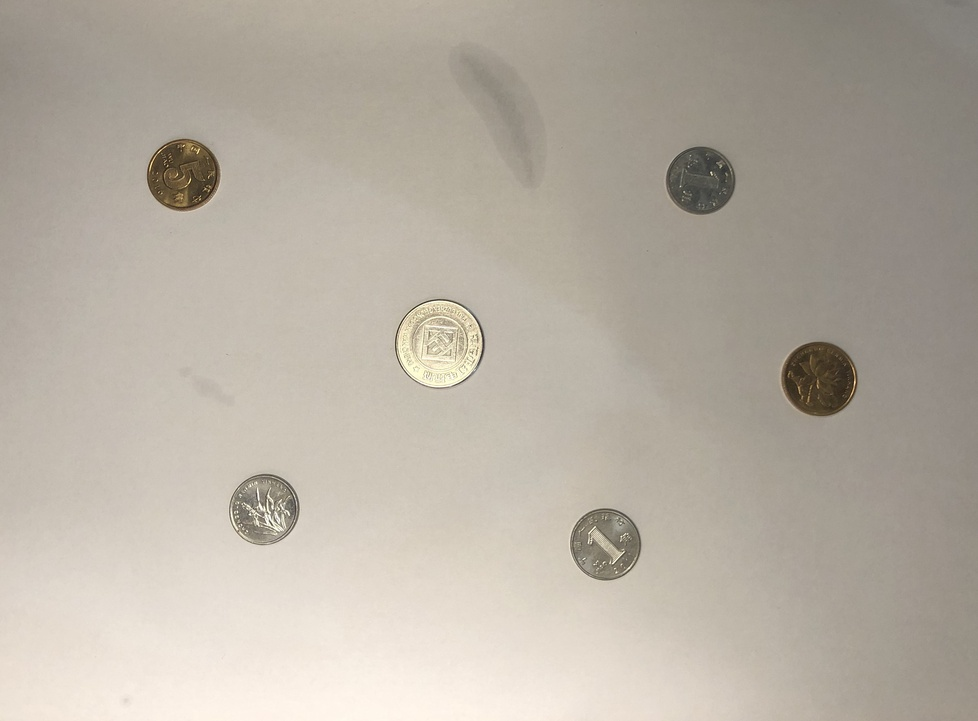
#> input picture cv_undergraduate/my/hw1/CircleDetection/picture_source/picture.jpg, 978 x 721 px, shrunk from 3457 x 2549 before the run
$ python main.py   (older library calls are emulated)
#> lines starting #> are read from the running program, lines starting #| are printed output that depends on the picture
#> in load_img, img is the input picture: shape (721, 978, 3); mean B, G, R 162.8, 174.4, 182.2
### cv_undergraduate/my/hw1/CircleDetection/my_canny.py
'''

'''
import cv2
import numpy as np


class Canny:

    def __init__(self, Guassian_kernal_size, img, HT_high_threshold, HT_low_threshold):
        '''
        :param Guassian_kernal_size: 高斯滤波器尺寸
        :param img: 输入的图片，在算法过程中改变
        :param HT_high_threshold: 滞后阈值法中的高阈值
        :param HT_low_threshold: 滞后阈值法中的低阈值
        '''
#> called with Guassian_kernal_size = 3, HT_high_threshold = 45, HT_low_threshold = 25
        self.Guassian_kernal_size = Guassian_kernal_size
        self.img = img
        self.y, self.x = img.shape[0:2]
#> self.y = 360; self.x = 489
        self.angle = np.zeros([self.y, self.x])
        self.tan = None
        self.img_gradient = None
        self.x_kernal = np.array([[-1, 1]])
        self.y_kernal = np.array([[-1], [1]])
        self.HT_high_threshold = HT_high_threshold
        self.HT_low_threshold = HT_low_threshold

    def Get_gradient_img(self):
        '''
        计算梯度图和梯度方向矩阵。
        :return: 生成的梯度图
        '''
        print('Get_gradient_img')
        # ------------- write your code bellow ----------------

        img_h, img_w = self.img.shape[0:2]
#> img_h = 360; img_w = 489
        # 使用卷积运算计算导数
        gradient_horizontal_arr = np.zeros([img_h, img_w], dtype=np.float)
        gradient_vertical_arr = np.zeros([img_h, img_w], dtype=np.float)

        new_img_x = np.zeros([self.y, self.x], dtype=np.float)
        new_img_y = np.zeros([self.y, self.x], dtype=np.float)
        for row in range(img_h):
            for col in range(img_w):
                if col != img_w - 1:
                    # 横向 当前点=右值-左值
                    gradient_horizontal_arr[row][col] = int(self.img[row][col + 1]) - int(self.img[row][col])
                    # 这里一定要用int强转，不然是无符号数运算，出来还是无符号数，-1会变成255
                else:
                    # 若到最右侧边界，直接使用他左边的导数
                    gradient_horizontal_arr[row][col] = gradient_horizontal_arr[row][col - 1]

                if row != img_h - 1:
                    # 纵向 当前点=下值-上值
                    gradient_vertical_arr[row][col] = int(self.img[row + 1][col]) - int(self.img[row][col])
                else:
                    # 若到最下侧边界，直接使用他左边的导数
                    gradient_vertical_arr[row][col] = gradient_vertical_arr[row - 1][col]
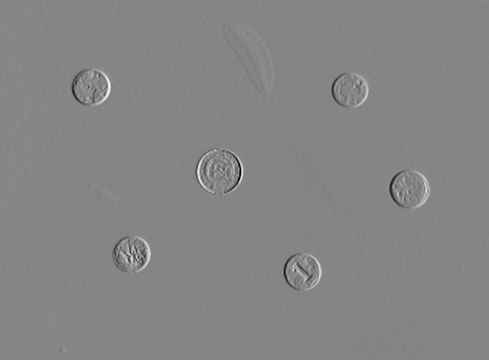
#> gradient_horizontal_arr: shape (360, 489) float64; min -52, max 47, mean -0.1; drawn with min black and max white
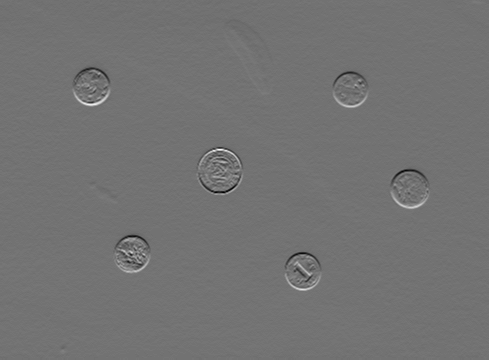
#> gradient_vertical_arr: shape (360, 489) float64; min -44, max 54, mean 0.2; drawn with min black and max white

                # [17 lines of commented-out code are left out]
        gradient_magnitude, self.angle = cv2.cartToPolar(gradient_horizontal_arr, gradient_vertical_arr)
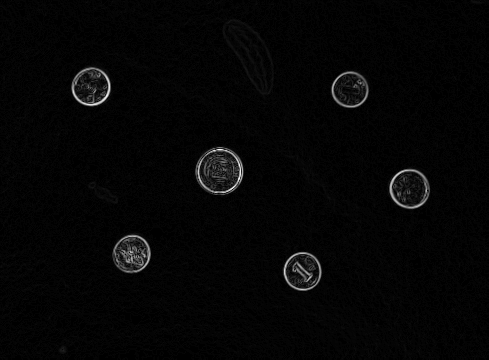
#> gradient_magnitude: shape (360, 489) float64; min 0, max 54.15, mean 1.2; drawn with min black and max white
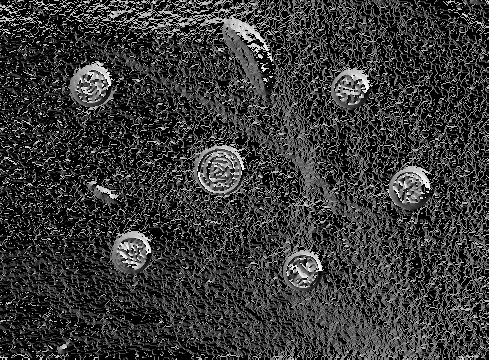
#> self.angle: shape (360, 489) float64; min 0, max 6.26, mean 1.4; drawn with min black and max white

        # self._show_img(gradient_magnitude.astype(np.uint8))

        # 这里好坑，复制官方的过来没注意，导致后面理解不了为什么angle>1来判断，把1理解成了弧度，这里其实又转成了tan
        # self.angle = np.tan(self.angle)

        # 我把变量名改成了tan
        self.tan = np.tan(self.angle)
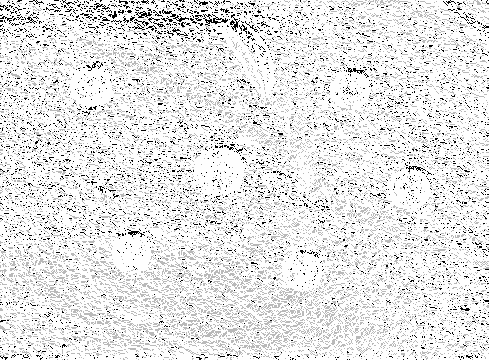
#> self.tan: shape (360, 489) float64; min -83858283, max 54.01, mean -8610673.2; drawn with min black and max white
        self.img = gradient_magnitude.astype(np.uint8)
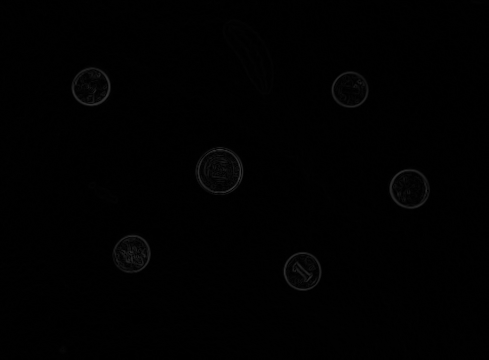
#> self.img: shape (360, 489); min 0, max 54, mean 1.1
        # self._show_img(self.img)
        # exit(0)
        # ------------- write your code above ----------------
        return self.img

    def Non_maximum_suppression(self):
        '''
        对生成的梯度图进行非极大化抑制，将tan值的大小与正负结合，确定离散中梯度的方向。
        :return: 生成的非极大化抑制结果图
        '''
        print('Non_maximum_suppression')

        """
        非极大值抑制， 就是把粗边变细边，如果这边很粗，从两侧往中间从浅到深，我们取中间最深的点
        """
        # ------------- write your code below ----------------
        result = np.zeros([self.y, self.x])

        # i = row
        # j = col
        for i in range(1, self.y - 1):
            for j in range(1, self.x - 1):
                if abs(self.img[i][j]) <= 4:
                    # 灰度小于4的，直接清0
                    result[i][j] = 0
                    continue

                if abs(self.tan[i][j]) > 1:

                    gradient2 = self.img[i - 1][j]
                    gradient4 = self.img[i + 1][j]

                    # 这里官方参考代码也不对吧， 这种排布是tan<0的情况，我这里改了
                    # g1 g2
                    #    C
                    #    g4 g3
                    if self.tan[i][j] < 0:
                        gradient1 = self.img[i - 1][j - 1]
                        gradient3 = self.img[i + 1][j + 1]


                    #    g2 g1
                    #    C
                    # g3 g4
                    else:
                        gradient1 = self.img[i - 1][j + 1]
                        gradient3 = self.img[i + 1][j - 1]

                    # 这里改成倒数
                    temp1 = abs(1 / self.tan[i][j]) * gradient2 + (1 - 1 / abs(self.tan[i][j])) * gradient1
                    temp2 = abs(1 / self.tan[i][j]) * gradient4 + (1 - 1 / abs(self.tan[i][j])) * gradient3

                else:
                    gradient2 = self.img[i][j - 1]
                    gradient4 = self.img[i][j + 1]
                    # g1
                    # g2 C g4
                    #      g3
                    if self.tan[i][j] < 0:
                        gradient1 = self.img[i - 1][j - 1]
                        gradient3 = self.img[i + 1][j + 1]
                    #      g3
                    # g2 C g4
                    # g1
                    else:
                        gradient3 = self.img[i - 1][j + 1]
                        gradient1 = self.img[i + 1][j - 1]

                    temp1 = abs(self.tan[i][j]) * gradient4 + (1 - abs(self.tan[i][j])) * gradient3
                    temp2 = abs(self.tan[i][j]) * gradient2 + (1 - abs(self.tan[i][j])) * gradient1

                # 这个官方代码，个人认为不对，应该是tan的倒数，我笔记中有详细说明
                # 从上面的ifelse的代码，可以看到，abs(self.tan[i][j])存在大于1的情况，那下面(1 - abs(self.tan[i][j]))，那明显就不对了
                # 应该像上面那样，讨论>1 <1的情况
                # temp1 = abs(self.tan[i][j]) * gradient1 + (1 - abs(self.tan[i][j])) * gradient2
                # temp2 = abs(self.tan[i][j]) * gradient3 + (1 - abs(self.tan[i][j])) * gradient4

                if self.img[i][j] >= temp1 and self.img[i][j] >= temp2:
                    result[i][j] = self.img[i][j]
                else:
                    result[i][j] = 0
        self.img = result
        # self._show_img(result)
        # exit(0)
        # ------------- write your code above ----------------
        return self.img

    def Hysteresis_thresholding(self):
        '''
        对生成的非极大化抑制结果图进行滞后阈值法，用强边延伸弱边，这里的延伸方向为梯度的垂直方向，
        将比低阈值大比高阈值小的点置为高阈值大小，方向在离散点上的确定与非极大化抑制相似。
        :return: 滞后阈值法结果图
        '''
        print('Hysteresis_thresholding')
        # ------------- write your code bellow ----------------
        for i in range(1, self.y - 1):
            for j in range(1, self.x - 1):
                # 这里img是NMS后的结果
                # 遍历每个点，若大于高阈值，则进行处理，否则不需要
                if self.img[i][j] >= self.HT_high_threshold:
                    # 因为NMS会抑制掉一些细边，我们要把他们找回来
                    # 遍历每个被NMS后的点，若这个点大于高阈值，就看他周围的点（看周围的被NMS抑制前的强度图上的点）
                    # 若周围点大于低阈值，则把他恢复回去，值就填高阈值

                    if abs(self.tan[i][j]) < 1:
                        # 处理 g2 和 g4
                        if self.img_gradient[i - 1][j] > self.HT_low_threshold:
                            self.img[i - 1][j] = self.HT_high_threshold
                        if self.img_gradient[i + 1][j] > self.HT_low_threshold:
                            self.img[i + 1][j] = self.HT_high_threshold
                        # g1 g2
                        #    C
                        #    g4 g3
                        if self.tan[i][j] < 0:
                            # 处理g1
                            if self.img_gradient[i - 1][j - 1] > self.HT_low_threshold:
                                self.img[i - 1][j - 1] = self.HT_high_threshold

                            # 处理g3
                            if self.img_gradient[i + 1][j + 1] > self.HT_low_threshold:
                                self.img[i + 1][j + 1] = self.HT_high_threshold
                        #    g2 g1
                        #    C
                        # g3 g4
                        else:
                            # 处理g1
                            if self.img_gradient[i - 1][j + 1] > self.HT_low_threshold:
                                self.img[i - 1][j + 1] = self.HT_high_threshold
                            # 处理g3
                            if self.img_gradient[i + 1][j - 1] > self.HT_low_threshold:
                                self.img[i + 1][j - 1] = self.HT_high_threshold
                    else:
                        if self.img_gradient[i][j - 1] > self.HT_low_threshold:
                            self.img[i][j - 1] = self.HT_high_threshold
                        if self.img_gradient[i][j + 1] > self.HT_low_threshold:
                            self.img[i][j + 1] = self.HT_high_threshold
                        # g1
                        # g2 C g4
                        #      g3
                        if self.tan[i][j] < 0:
                            if self.img_gradient[i - 1][j - 1] > self.HT_low_threshold:
                                self.img[i - 1][j - 1] = self.HT_high_threshold
                            if self.img_gradient[i + 1][j + 1] > self.HT_low_threshold:
                                self.img[i + 1][j + 1] = self.HT_high_threshold
                        #      g3
                        # g2 C g4
                        # g1
                        else:
                            if self.img_gradient[i - 1][j + 1] > self.HT_low_threshold:
                                self.img[i + 1][j - 1] = self.HT_high_threshold
                            if self.img_gradient[i + 1][j - 1] > self.HT_low_threshold:
                                self.img[i + 1][j - 1] = self.HT_high_threshold
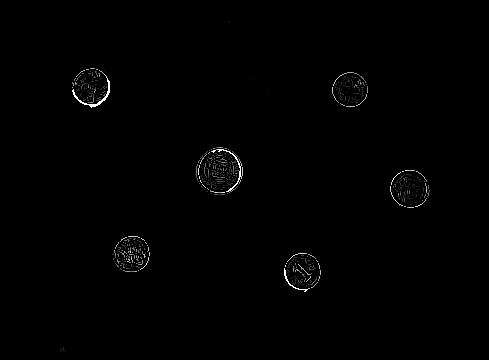
#> self.img: shape (360, 489) float64; min 0, max 45, mean 0.3; drawn with min black and max white
        # ------------- write your code above ----------------
        # self._show_img(self.img)
        # exit(0)
        return self.img

    def canny_algorithm(self):
        '''
        按照顺序和步骤调用以上所有成员函数。
        :return: Canny 算法的结果
        '''

        # 先去一次噪
        self.img = cv2.GaussianBlur(self.img, (self.Guassian_kernal_size, self.Guassian_kernal_size), 0)
        # self._show_img(img)

        # 返回梯度强度图
        self.Get_gradient_img()
        # 备份一下梯度强度结果
        self.img_gradient = self.img.copy()
        self.Non_maximum_suppression()
        self.Hysteresis_thresholding()
        return self.img

    # [14 lines left out: function _show_img, not called in this run]


# [6 lines that do not run on import are left out]

### cv_undergraduate/my/hw1/CircleDetection/my_hough.py
'''

'''

import numpy as np
import math


class Hough_transform:
    def __init__(self, img, tan, step=5, threshold=135):
        '''

        :param img: 输入的图像
        :param angle: 输入的梯度方向矩阵
        :param step: Hough 变换步长大小
        :param threshold: 筛选单元的阈值
        '''
#> called with step = 6, threshold = 95
        self.img = img
        self.tan = tan
        self.y, self.x = img.shape[0:2]
        self.radius = math.ceil(math.sqrt(self.y ** 2 + self.x ** 2))
#> self.radius = 608
        self.step_x = step  # x的步进长度

        # 投票存放的矩阵
        self.vote_matrix = np.zeros(
            [math.ceil(self.y / self.step_x), math.ceil(self.x / self.step_x), math.ceil(self.radius / self.step_x)])
        self.threshold = threshold
        self.circles = []

    def Hough_transform_algorithm(self):
        '''
        按照 x,y,radius 建立三维空间，根据图片中边上的点沿梯度方向对空间中的所有单
        元进行投票。每个点投出来结果为一折线。
        :return:  投票矩阵
        '''
        print('Hough_transform_algorithm')
        # ------------- write your code bellow ----------------

        img = self.img

        for row in range(1, self.y - 1):
            for col in range(1, self.x - 1):
                # 若有强度
                if img[row][col] > 0:
                    # 穷举这个点梯度方向上（2方向）所有的r对应的像素点坐标，给他们投票

                    # 第一个方向
                    y = row
                    x = col
                    r = 0
                    while y < self.y and x < self.x and y >= 0 and x >= 0:
                        self.vote_matrix[math.floor(y / self.step_x)][math.floor(x / self.step_x)][
                            math.floor(r / self.step_x)] += 1
                        y = y + self.step_x * self.tan[row][col]
                        x = x + self.step_x
                        r = r + math.sqrt((self.step_x * self.tan[row][col]) ** 2 + self.step_x ** 2)

                    # 第二个方向
                    y = row - self.step_x * self.tan[row][col]
                    x = col - self.step_x
                    r = math.sqrt((self.step_x * self.tan[row][col]) ** 2 + self.step_x ** 2)
                    while y < self.y and x < self.x and y >= 0 and x >= 0:
                        self.vote_matrix[math.floor(y / self.step_x)][math.floor(x / self.step_x)][
                            math.floor(r / self.step_x)] += 1
                        y = y - self.step_x * self.tan[row][col]
                        x = x - self.step_x
                        r = r + math.sqrt((self.step_x * self.tan[row][col]) ** 2 + self.step_x ** 2)
        # ------------- write your code above ----------------
        return self.vote_matrix

    def Select_Circle(self):
        '''
        按照阈值从投票矩阵中筛选出合适的圆，并作极大化抑制。
        :return: None
        '''
        print('Select_Circle')
        # ------------- write your code bellow ----------------
        # 选出大于阈值的圆
        houxuanyuan = []
        for i in range(0, math.ceil(self.y / self.step_x)):
            for j in range(0, math.ceil(self.x / self.step_x)):
                for r in range(0, math.ceil(self.radius / self.step_x)):
                    if self.vote_matrix[i][j][r] >= self.threshold:
                        y = i * self.step_x + self.step_x / 2
                        x = j * self.step_x + self.step_x / 2
                        r = r * self.step_x + self.step_x / 2
                        houxuanyuan.append((math.ceil(x), math.ceil(y), math.ceil(r)))
#> after the loop, houxuanyuan = []; r = 101
        if len(houxuanyuan) == 0:
            print("No Circle in this threshold.")
            return

        # 现在要做个分组，把圆心相近的圆，凑到一起做一个均值
        # 这里官方代码用循环实现的不太容易理解，我改成了分组的形式
        groups = []
        for circle in houxuanyuan:
            found = False
            for group in groups:
                # 每次取组内均值
                means = np.array(group).mean(axis=0)
                if abs(circle[0] - means[0]) <= 20 and abs(circle[1] - means[1]) <= 20:
                    # 阈值小于20，认为是同一组
                    group.append(circle)
                    found = True

            if found is not True:
                group = []
                group.append(circle)
                groups.append(group)

        for group in groups:
            self.circles.append(np.array(group).mean(axis=0))


        for circle_result in self.circles:
            print("Circle core: (%f, %f)  Radius: %f" % (circle_result[0], circle_result[1], circle_result[2]))

        # ------------- write your code above ----------------

    def Calculate(self):
        '''
        按照算法顺序调用以上成员函数
        :return: 圆形拟合结果图，圆的坐标及半径集合
        '''
        self.Hough_transform_algorithm()
        self.Select_Circle()
        return self.circles

### cv_undergraduate/my/hw1/CircleDetection/main.py
import os

import cv2
import math
from my_hough import Hough_transform
from my_canny import Canny

# np.set_printoptions(threshold=np.inf)
Path = "picture_source/picture.jpg"
Save_Path = "picture_result/"
Reduced_ratio = 2
Guassian_kernal_size = 3
HT_high_threshold = 45
HT_low_threshold = 25
Hough_transform_step = 6
Hough_transform_threshold = 95

# 创建文件夹
folder = os.path.exists(Save_Path)
if not folder:  # 判断是否存在文件夹如果不存在则创建为文件夹
    os.makedirs(Save_Path)


def show_img(img):
    """
    show this img
    :param img:
    :return:
    """

    # I am trying to scale the window while maintaining the img ratio
    # by using the flag (cv2.WINDOW_NORMAL | cv2.WINDOW_KEEPRATIO)
    # , but failed.
    cv2.namedWindow('image', cv2.WINDOW_NORMAL | cv2.WINDOW_KEEPRATIO)
    cv2.imshow('image', img)
    cv2.waitKey(0)
    cv2.destroyAllWindows()


def load_img(isGray):
    img = cv2.imread(Path, cv2.IMREAD_GRAYSCALE) if isGray else cv2.imread(Path)
    # 获得图片宽高
    h, w = img.shape[0:2]
    # 缩小图片
    h_small = int(h / Reduced_ratio)
    w_small = int(w / Reduced_ratio)
    img = cv2.resize(img, (w_small, h_small))
    return img


if __name__ == '__main__':

    img_gray = load_img(True)
    img_RGB = load_img(False)

    # 显示一下载入的图片
    # show_img(img_RGB)

    # canny takes about 40 seconds
    print('Canny ...')
    canny = Canny(Guassian_kernal_size, img_gray, HT_high_threshold, HT_low_threshold)
    canny.canny_algorithm()
    cv2.imwrite(Save_Path + "canny_result.jpg", canny.img)

    # hough takes about 30 seconds
    print('Hough ...')
    Hough = Hough_transform(canny.img, canny.tan, Hough_transform_step, Hough_transform_threshold)
    circles = Hough.Calculate()
#> circles = []
    for circle in circles:
        cv2.circle(img_RGB, (math.ceil(circle[0]), math.ceil(circle[1])), math.ceil(circle[2]), (132, 135, 239), 4)
#> this loop made 0 passes
    cv2.imwrite(Save_Path + "hough_result.jpg", img_RGB)
    print('Finished!')
